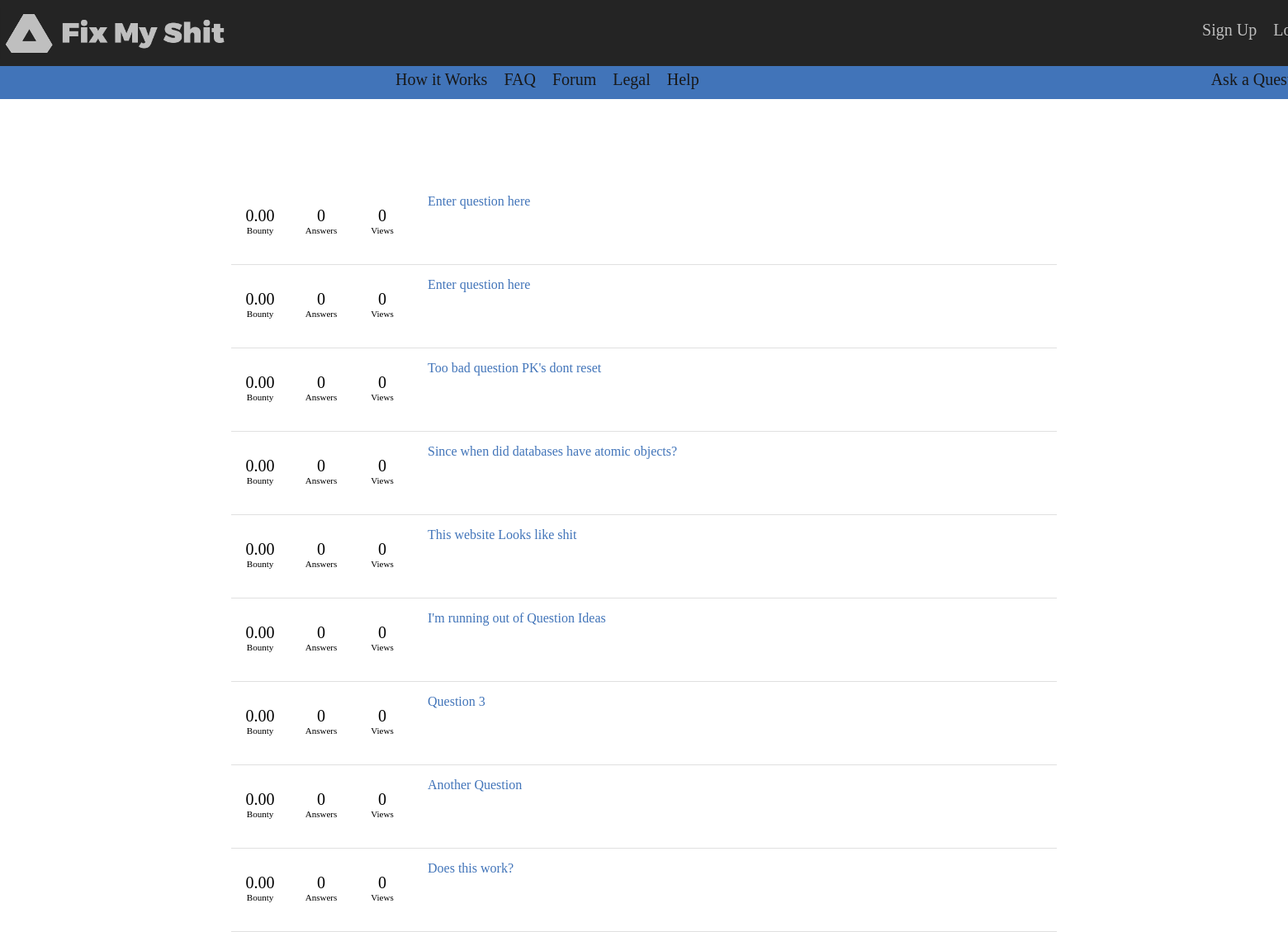
The app's page /, older data.
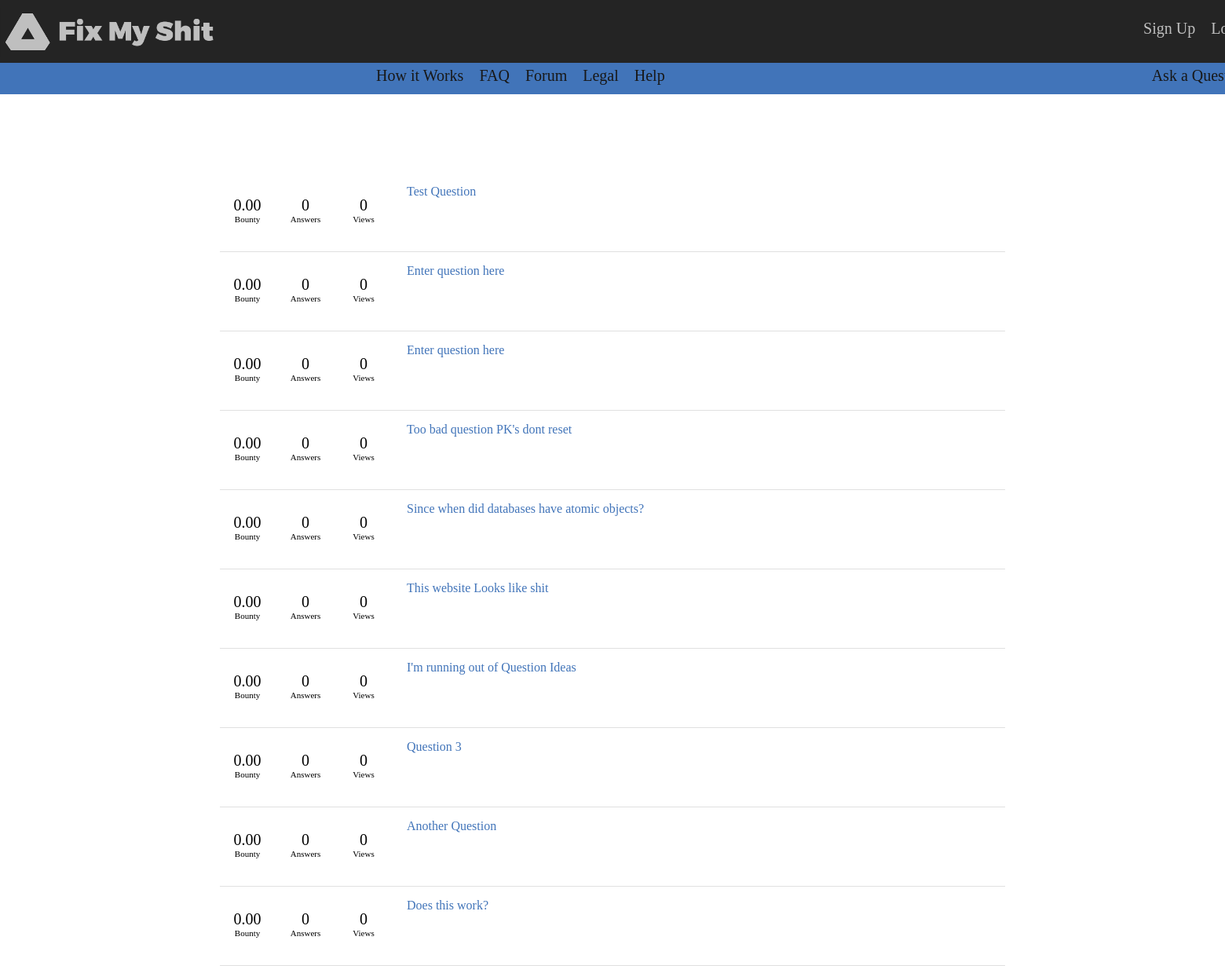
The same page, newer data.
### QA/models.py (models this page shows, shortened)
class TimeStampedModel(models.Model):
    created = models.DateTimeField(auto_now_add=True)
    modified = models.DateTimeField(auto_now=True)
    class Meta:
        abstract = True

class Question(TimeStampedModel):
    title = models.CharField(default='empty', max_length=100)
    detail_text = models.CharField(max_length=500)
    answers = models.IntegerField(default=0)
    views = models.IntegerField(default=0)
    bounty = models.FloatField(default=0)
    isAnswered = models.BooleanField(default=0)

### QA/views.py (the view)
# urls.py: urlpatterns = [url(r'^$', views.IndexView.as_view(), name='index'),
class IndexView(generic.ListView):
    template_name = 'QA/index.html'
    context_object_name = 'latest_question_list'
    def get_queryset(self):
        return Question.objects.order_by('-modified')[:15]

### QA/templates/QA/index.html (shortened to what the changed rows need)
<!DOCTYPE html>
<html>
<head lang="en">
    <link rel="stylesheet" type="text/css" href="./static/css/style.css" />
    <link rel="stylesheet" type="text/css" href="./static/css/navBar.css" />
</head>
<body>
    <div id="wrapper">
        <div>
            {% if latest_question_list %}
                {% for question in latest_question_list %}
                    <div id="questionTab">
                        <div id="qInfo">
                            {% if question.bounty > 0 %}
                                <div class="infoSquare bountyGreen">
                                    <div class="topInfo">
                                        {{question.bounty|floatformat:2 }}
                                    </div>
                                    <div class="bottomInfo">
                                        Bounty
                                    </div>
                                </div>
                            {% else %}
                                <div class="infoSquare">
                                    <div class="topInfo">
                                        {{question.bounty|floatformat:2 }}
                                    </div>
                                    <div class="bottomInfo">
                                        Bounty
                                    </div>
                                </div>
                            {% endif%}
                            {% if question.isAnswered %}
                                <div class="infoSquare answersBlue">
                                    <div class="topInfo">
                                        {{question.answers}}
                                    </div>
                                    <div class="bottomInfo">
                                        Answers
                                    </div>
                                </div>
                            {% else %}
                                <div class="infoSquare">
                                    <div class="topInfo">
                                        {{question.answers}}
                                    </div>
                                    <div class="bottomInfo">
                                        Answers
                                    </div>
                                </div>
                            {% endif %}
                            <div class="infoSquare">
                                <div class="topInfo">
                                    {{question.views}}
                                </div>
                                <div class="bottomInfo">
                                    Views
                                </div>
                            </div>
                        </div>
                        <div id="qTitle">
                            <a href="{% url 'QA:question' question.id %}">{{ question.title}}</a>
                        </div>
                    </div>
                {% endfor %}
            {% else %}
                <p>No Questions are available.</p>
            {% endif %}
        </div>
    </div>
</body>
</html>

Row changes from the older to the newer data that the page shows:
added Question: bounty "0.00", answers "0", views "0", title "Test Question"
